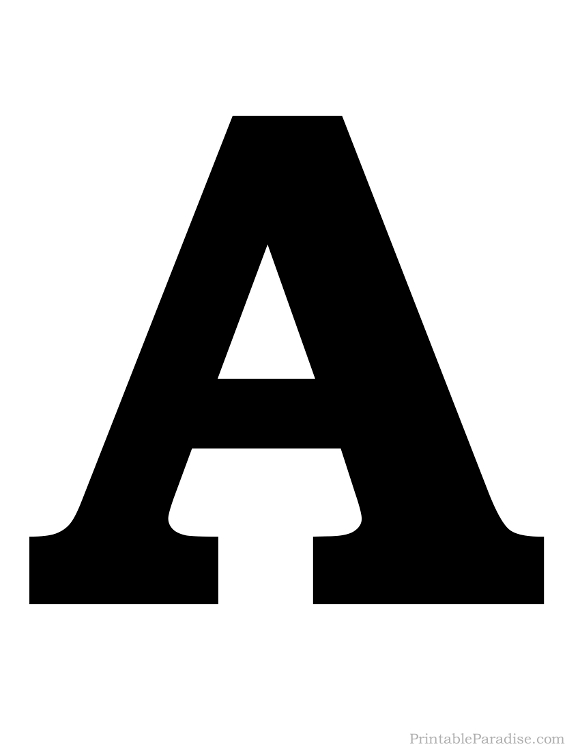
#> input picture ImageProcessing/A.png, 580 x 751 px
$ python 11.FFT.py
#> lines starting #> are read from the running program, lines starting #| are printed output that depends on the picture
import cv2 as c
import numpy as n


img1 =  c.imread("A.png",c.IMREAD_GRAYSCALE)
#> img1 is the input picture: shape (751, 580); min 0, max 255, mean 183.6
img2 =  c.imread("B.png",c.IMREAD_GRAYSCALE)
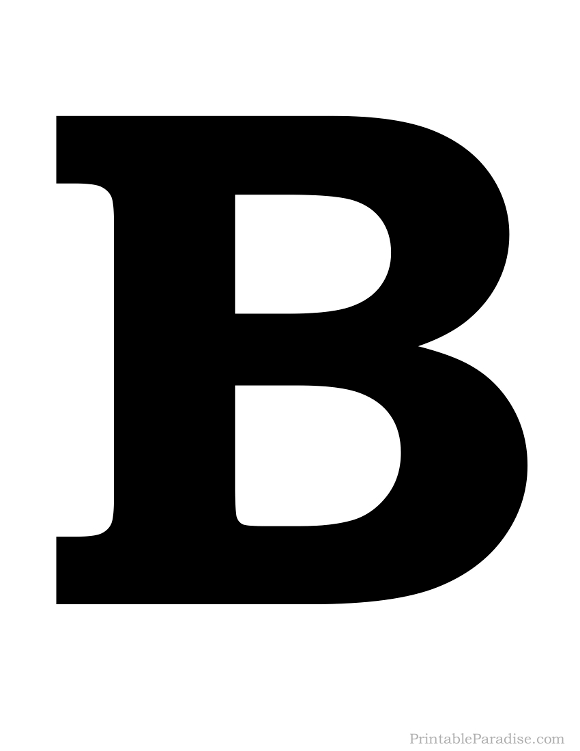
#> input picture ImageProcessing/B.png, 580 x 751 px
#> img2 is the input picture: shape (751, 580); min 0, max 255, mean 165.2
img3 =  c.imread("C.png",c.IMREAD_GRAYSCALE)
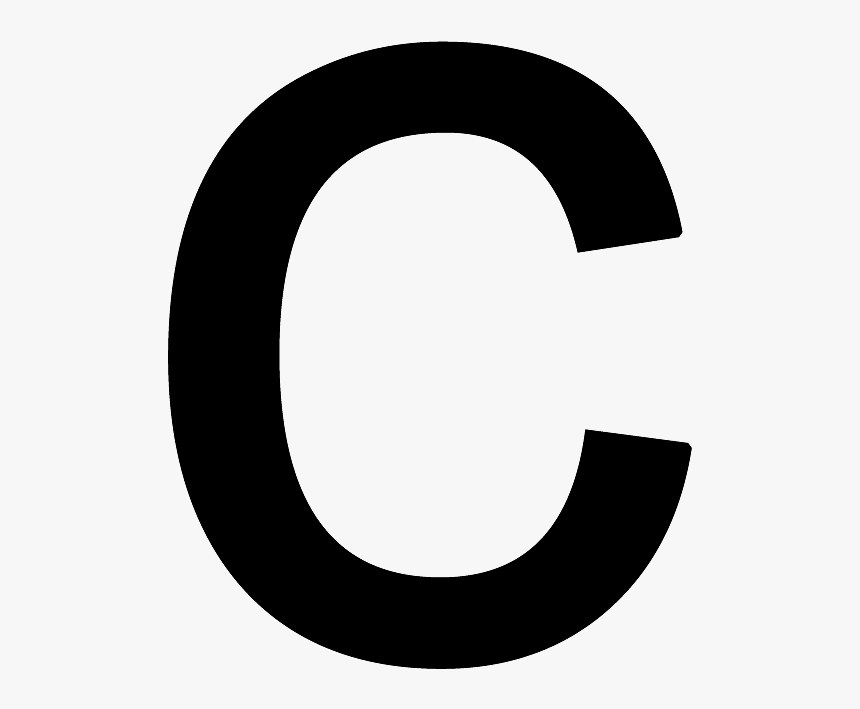
#> input picture ImageProcessing/C.png, 860 x 709 px
#> img3 is the input picture: shape (709, 860); min 0, max 247, mean 191.3

f1 = n.fft.fft2(img1)
fshift1 = n.fft.fftshift(f1)
mag1 = 20*n.log(n.abs(fshift1))
mag1 = n.asarray(mag1,dtype=n.uint8)

A = n.concatenate((img1,mag1),axis=1)
c.imshow("A",A)

f2 = n.fft.fft2(img2)
fshift2 = n.fft.fftshift(f2)
mag2 = 20*n.log(n.abs(fshift2))
mag2 = n.asarray(mag2,dtype=n.uint8)
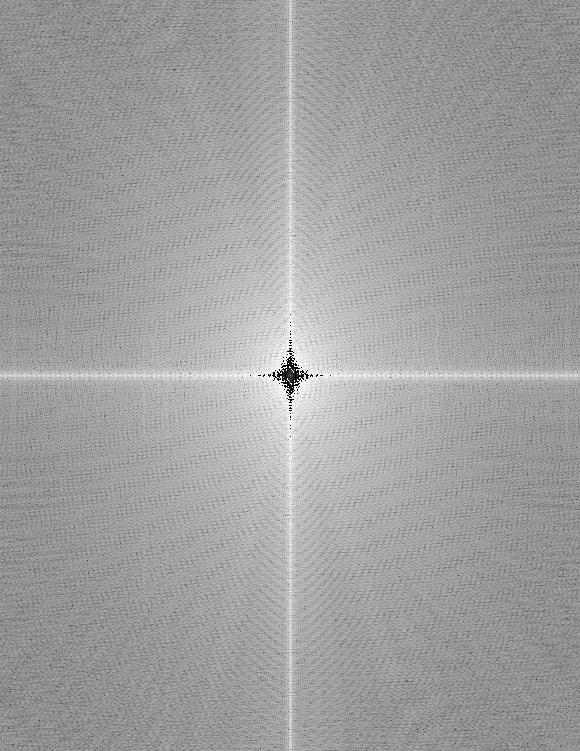
#> mag2: shape (751, 580); min 0, max 255, mean 160.1

B = n.concatenate((img2,mag2),axis=1)
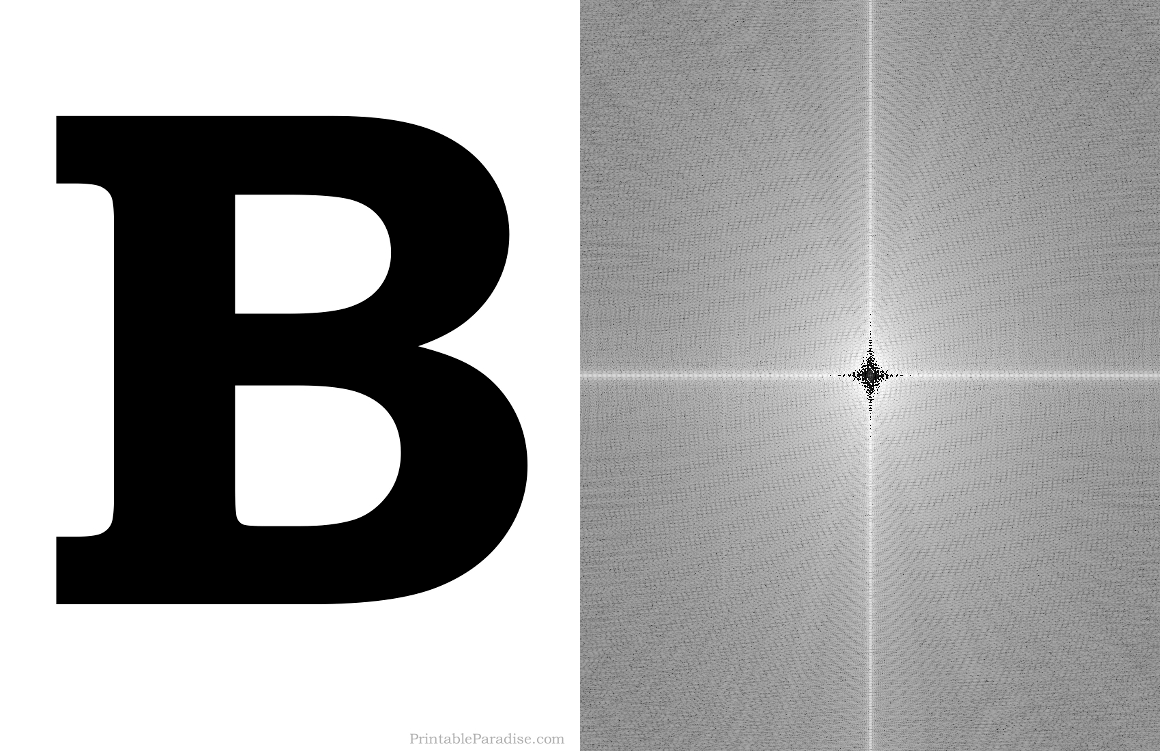
#> B: shape (751, 1160); min 0, max 255, mean 162.7
c.imshow("B",B)

f3 = n.fft.fft2(img3)
fshift3 = n.fft.fftshift(f3)
mag3 = 20*n.log(n.abs(fshift3))
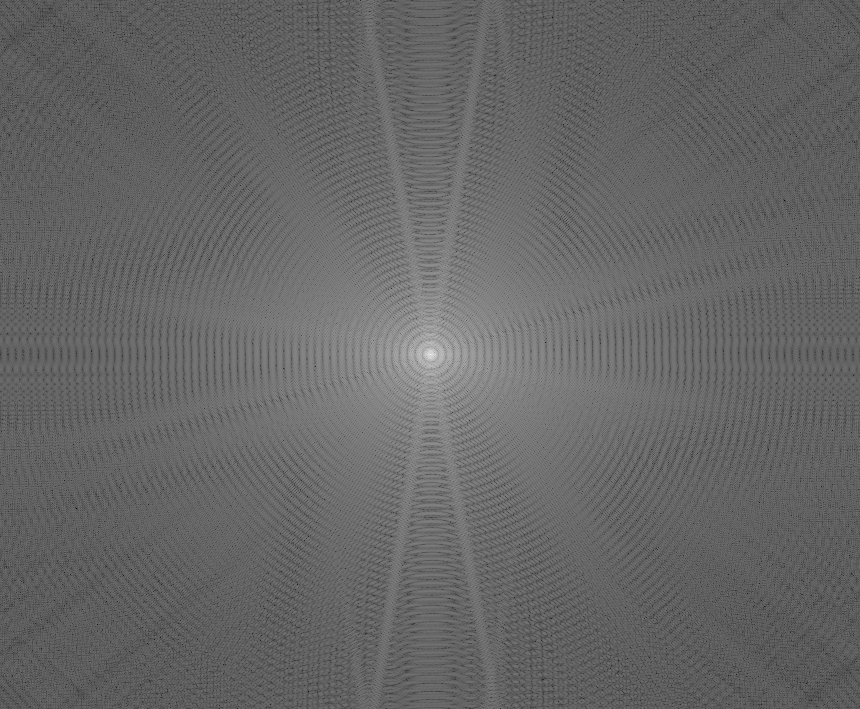
#> mag3: shape (709, 860) float64; min 30.6, max 371.5, mean 167.6; drawn with min black and max white
mag3 = n.asarray(mag3,dtype=n.uint8)
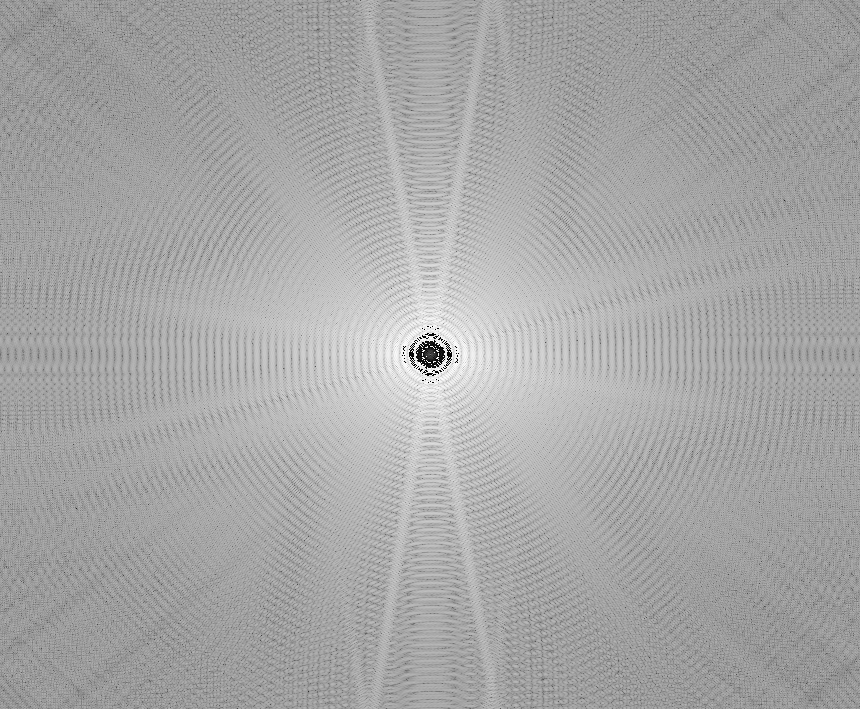
#> mag3: shape (709, 860); min 0, max 255, mean 166.8

C = n.concatenate((img3,mag3),axis=1)
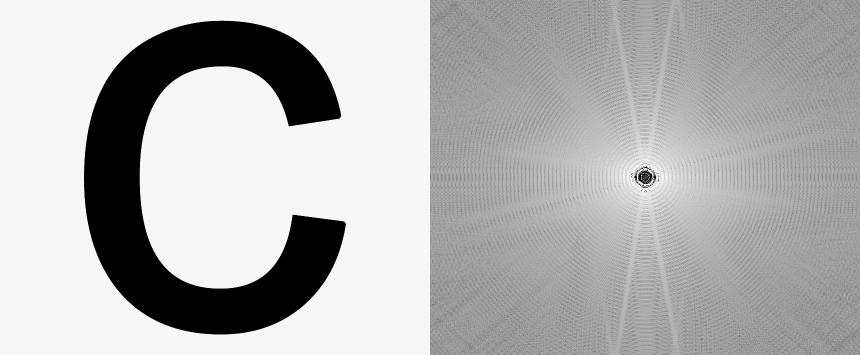
#> C: shape (709, 1720) (shown at 1/2 size); min 0, max 255, mean 179
c.imshow("C",C)

c.waitKey(0)
c.destroyAllWindows()
